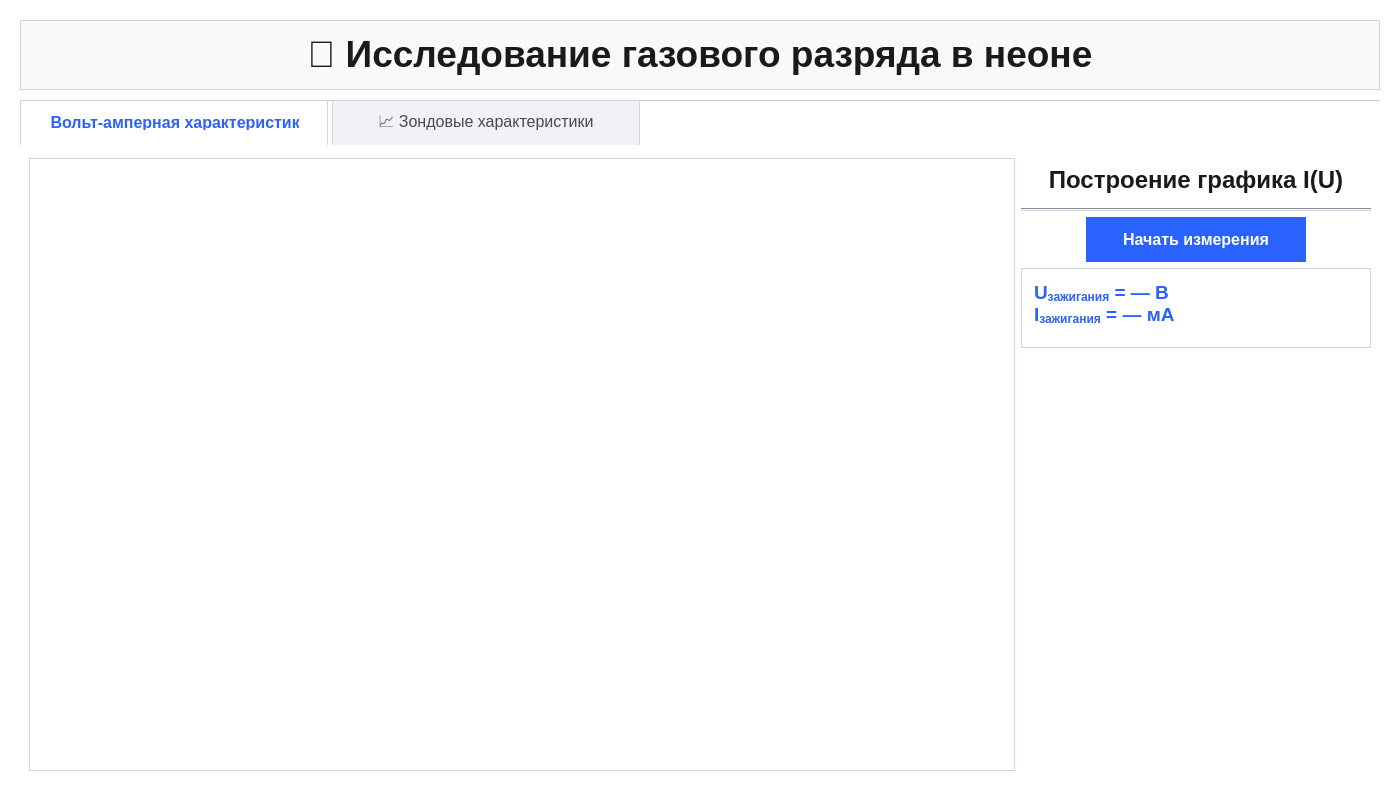
<?xml version="1.0" encoding="UTF-8"?>
<ui version="4.0">
 <class>Widget</class>
 <widget class="QWidget" name="Widget">
  <property name="geometry">
   <rect>
    <x>0</x>
    <y>0</y>
    <width>1400</width>
    <height>800</height>
   </rect>
  </property>
  <property name="windowTitle">
   <string>Лабораторная работа: Исследование газового разряда</string>
  </property>
  <property name="styleSheet">
   <string notr="true">QWidget {
    background-color: #ffffff;
    color: #1a1a1a;
    font-family: 'Segoe UI';
    font-size: 10pt;
}
QTextBrowser {
    background-color: #f8f9fa;
    border: 1px solid #d0d5dd;
    border-radius: 0px;
    color: #1a1a1a;
    padding: 8px;
    font-size: 11pt;
}
QProgressBar {
    border: 2px solid #d0d5dd;
    border-radius: 0px;
    background-color: #f0f2f5;
    text-align: center;
    color: #1a1a1a;
    font-weight: bold;
    font-size: 11pt;
}
QProgressBar::chunk {
    background-color: #2962FF;
    border-radius: 0px;
}
QTabWidget::pane {
    border: none;
    background-color: #ffffff;
    border-radius: 0px;
    margin-top: 4px;
}
QTabWidget::tab-bar {
    alignment: center;
}
QTabBar::tab {
    background-color: #f0f2f5;
    border: 1px solid #d0d5dd;
    border-bottom: none;
    border-top-left-radius: 0px;
    border-top-right-radius: 0px;
    padding: 14px 28px;
    margin-right: 4px;
    font-size: 12pt;
    color: #4a4a4a;
    min-width: 250px;
}
QTabBar::tab:selected {
    background-color: #ffffff;
    color: #2962FF;
    font-weight: bold;
    border: 1px solid #d0d5dd;
    border-bottom: 1px solid #ffffff;
}
QTabBar::tab:hover {
    background-color: #e4e7eb;
}
QGraphicsView {
    border: 2px solid #d0d5dd;
    border-radius: 0px;
    background-color: #ffffff;
    color: #1a1a1a;
}
QPushButton {
    background-color: #2962FF;
    color: white;
    border: none;
    border-radius: 0px;
    padding: 12px 24px;
    font-weight: bold;
    font-size: 11pt;
}
QPushButton:hover {
    background-color: #1e4bd9;
}
QLabel {
    color: #1a1a1a;
    font-weight: bold;
    font-size: 12pt;
}
QDoubleSpinBox {
    background-color: #ffffff;
    color: #1a1a1a;
    border: 1px solid #d0d5dd;
    border-radius: 0px;
    padding: 5px;
    font-size: 12pt;
    min-height: 40px;
}
QDoubleSpinBox::up-button, QDoubleSpinBox::down-button {
    width: 20px;
    background-color: #f0f2f5;
    border: 1px solid #d0d5dd;
    border-radius: 0px;
}
QDoubleSpinBox::up-button:hover, QDoubleSpinBox::down-button:hover {
    background-color: #e4e7eb;
}
QTableWidget {
    background-color: #ffffff;
    color: #1a1a1a;
    gridline-color: #e0e0e0;
    border: 1px solid #d0d5dd;
}
QTableWidget QHeaderView::section {
    background-color: #f8f9fa;
    color: #2962FF;
    padding: 4px;
    border: 1px solid #e0e0e0;
    font-weight: bold;
}</string>
  </property>
  <widget class="QTextBrowser" name="textBrowser">
   <property name="geometry">
    <rect>
     <x>20</x>
     <y>20</y>
     <width>1360</width>
     <height>70</height>
    </rect>
   </property>
   <property name="html">
    <string>&lt;!DOCTYPE HTML PUBLIC &quot;-//W3C//DTD HTML 4.0//EN&quot; &quot;http://www.w3.org/TR/REC-html40/strict.dtd&quot;&gt;
&lt;html&gt;&lt;head&gt;&lt;meta name=&quot;qrichtext&quot; content=&quot;1&quot; /&gt;&lt;meta charset=&quot;utf-8&quot; /&gt;&lt;style type=&quot;text/css&quot;&gt;
p, li { white-space: pre-wrap; }
hr { height: 1px; border-width: 0; }
li.unchecked::marker { content: &quot;\2610&quot;; }
li.checked::marker { content: &quot;\2612&quot;; }
&lt;/style&gt;&lt;/head&gt;&lt;body style=&quot; font-family:'Segoe UI'; font-size:10pt; font-weight:400; font-style:normal;&quot;&gt;
&lt;p align=&quot;center&quot; style=&quot; margin-top:12px; margin-bottom:12px; margin-left:0px; margin-right:0px; -qt-block-indent:0; text-indent:0px;&quot;&gt;&lt;span style=&quot; font-family:'Georgia'; font-size:28pt; font-weight:600; color:#1a1a1a;&quot;&gt;🔬 Исследование газового разряда в неоне&lt;/span&gt;&lt;/p&gt;&lt;/body&gt;&lt;/html&gt;</string>
   </property>
  </widget>

  <!-- Вкладки -->
  <widget class="QTabWidget" name="tabWidget">
   <property name="geometry">
    <rect>
     <x>20</x>
     <y>100</y>
     <width>1360</width>
     <height>680</height>
    </rect>
   </property>
   <property name="currentIndex">
    <number>0</number>
   </property>
   <property name="documentMode">
    <bool>true</bool>
   </property>

   <!-- Вкладка 1: График I(U) -->
   <widget class="QWidget" name="tab_iu">
    <attribute name="title">
     <string>⚡Вольт-амперная характеристика</string>
    </attribute>
    <layout class="QHBoxLayout" name="horizontalLayout_2">
     <!-- Левая часть: ТОЛЬКО таблица -->
     <item>
      <widget class="QTableWidget" name="table_points_iu">
       <property name="editTriggers">
        <set>QAbstractItemView::NoEditTriggers</set>
       </property>
       <property name="selectionBehavior">
        <enum>QAbstractItemView::SelectRows</enum>
       </property>
       <property name="sizePolicy">
        <sizepolicy hsizetype="Expanding" vsizetype="Expanding">
         <horstretch>0</horstretch>
         <verstretch>1</verstretch>
        </sizepolicy>
       </property>
      </widget>
     </item>

     <!-- Правая панель: управление -->
     <item>
      <layout class="QVBoxLayout" name="controlPanelLayout_IU">
       <!-- Заголовок -->
       <item>
        <widget class="QLabel" name="label_graphTitle_IU">
         <property name="text">
          <string>Построение графика I(U)</string>
         </property>
         <property name="alignment">
          <set>Qt::AlignCenter</set>
         </property>
         <property name="styleSheet">
          <string notr="true">font-size: 18pt; font-weight: bold; color: #1a1a1a; padding: 8px;</string>
         </property>
        </widget>
       </item>
       <item>
        <widget class="Line" name="line_iu">
         <property name="orientation">
          <enum>Qt::Horizontal</enum>
         </property>
         <property name="styleSheet">
          <string notr="true">background-color: #d0d5dd;</string>
         </property>
        </widget>
       </item>

       <!-- Кнопка -->
       <item alignment="Qt::AlignCenter">
        <widget class="QPushButton" name="startButton_IU">
         <property name="text">
          <string>Начать измерения</string>
         </property>
         <property name="minimumSize">
          <size>
           <width>220</width>
           <height>45</height>
          </size>
         </property>
         <property name="styleSheet">
          <string notr="true">background-color: #2962FF;
color: white;
border: none;
font-weight: bold;
font-size: 12pt;
padding: 10px;</string>
         </property>
        </widget>
       </item>

       <!-- Поле U/I зажигания -->
       <item>
        <widget class="QTextBrowser" name="textBrowser_U_I_zag">
         <property name="minimumSize">
          <size>
           <width>350</width>
           <height>80</height>
          </size>
         </property>
         <property name="maximumSize">
          <size>
           <width>350</width>
           <height>80</height>
          </size>
         </property>
         <property name="styleSheet">
          <string notr="true">background-color: #ffffff;
border: 1px solid #d0d5dd;
color: #2962FF;
font-size: 14pt;
font-weight: bold;
padding: 8px;</string>
         </property>
         <property name="html">
          <string>&lt;html&gt;&lt;head/&gt;&lt;body&gt;&lt;p&gt;U&lt;sub&gt;зажигания&lt;/sub&gt; = — В&lt;br&gt;I&lt;sub&gt;зажигания&lt;/sub&gt; = — мА&lt;/p&gt;&lt;/body&gt;&lt;/html&gt;</string>
         </property>
         <property name="verticalScrollBarPolicy">
          <enum>Qt::ScrollBarAlwaysOff</enum>
         </property>
         <property name="horizontalScrollBarPolicy">
          <enum>Qt::ScrollBarAlwaysOff</enum>
         </property>
        </widget>
       </item>

       <item>
        <spacer name="verticalSpacer_IU">
         <property name="orientation">
          <enum>Qt::Vertical</enum>
         </property>
         <property name="sizeHint" stdset="0">
          <size>
           <width>20</width>
           <height>40</height>
          </size>
         </property>
        </spacer>
       </item>
      </layout>
     </item>
    </layout>
   </widget>

   <!-- Вкладка 2: ВАХ зонда -->
   <widget class="QWidget" name="tab_2">
    <attribute name="title">
     <string>📈 Зондовые характеристики</string>
    </attribute>
    <layout class="QHBoxLayout" name="horizontalLayout_tab2">
     <!-- Левая панель: таблицы -->
     <item>
      <layout class="QVBoxLayout" name="leftPanelLayout">
       <!-- Верхняя таблица -->
       <item>
        <widget class="QTableWidget" name="table_points">
         <property name="editTriggers">
          <set>QAbstractItemView::NoEditTriggers</set>
         </property>
         <property name="selectionBehavior">
          <enum>QAbstractItemView::SelectRows</enum>
         </property>
         <property name="sizePolicy">
          <sizepolicy hsizetype="Expanding" vsizetype="Expanding">
           <horstretch>0</horstretch>
           <verstretch>1</verstretch>
          </sizepolicy>
         </property>
        </widget>
       </item>

       <!-- Заполнитель -->
       <item>
        <spacer name="verticalSpacerTop">
         <property name="orientation">
          <enum>Qt::Vertical</enum>
         </property>
         <property name="sizeType">
          <enum>QSizePolicy::Expanding</enum>
         </property>
         <property name="sizeHint" stdset="0">
          <size>
           <width>20</width>
           <height>0</height>
          </size>
         </property>
        </spacer>
       </item>

       <!-- Заголовок: "Параметры плазмы" -->
       <item>
        <widget class="QLabel" name="label_probe_params">
         <property name="text">
          <string>Параметры плазмы</string>
         </property>
         <property name="alignment">
          <set>Qt::AlignCenter</set>
         </property>
         <property name="styleSheet">
          <string notr="true">font-size: 14pt; font-weight: bold; color: #2962FF; padding: 3px; background-color: #f8f9fa; border: 1px solid #d0d5dd;</string>
         </property>
         <property name="maximumHeight">
          <number>40</number>
         </property>
        </widget>
       </item>

       <!-- Нижняя таблица -->
       <item>
        <widget class="QTableWidget" name="table_params">
         <property name="editTriggers">
          <set>QAbstractItemView::NoEditTriggers</set>
         </property>
         <property name="selectionBehavior">
          <enum>QAbstractItemView::SelectRows</enum>
         </property>
         <property name="sizeAdjustPolicy">
          <enum>QAbstractScrollArea::AdjustToContents</enum>
         </property>
         <property name="sizePolicy">
          <sizepolicy hsizetype="Expanding" vsizetype="Minimum">
           <horstretch>0</horstretch>
           <verstretch>0</verstretch>
          </sizepolicy>
         </property>
        </widget>
       </item>
      </layout>
     </item>

     <!-- Правая панель: управление -->
     <item>
      <layout class="QVBoxLayout" name="controlPanelLayout">
       <item>
        <widget class="QLabel" name="label_graphTitle">
         <property name="text">
          <string>Построение графика I(U)
для зонда</string>
         </property>
         <property name="alignment">
          <set>Qt::AlignCenter</set>
         </property>
         <property name="styleSheet">
          <string notr="true">font-size: 18pt; font-weight: bold; color: #1a1a1a; padding: 12px 8px;</string>
         </property>
        </widget>
       </item>
       <item>
        <widget class="Line" name="line">
         <property name="orientation">
          <enum>Qt::Horizontal</enum>
         </property>
         <property name="styleSheet">
          <string notr="true">background-color: #d0d5dd;</string>
         </property>
        </widget>
       </item>

       <!-- Ток разряда -->
       <item>
        <layout class="QHBoxLayout" name="layout_discharge_current">
         <item>
          <widget class="QLabel" name="label_discharge_current">
           <property name="text">
            <string>Ток разряда (мкА):</string>
           </property>
           <property name="styleSheet">
            <string notr="true">font-size: 12pt; font-weight: bold; color: #1a1a1a;</string>
           </property>
          </widget>
         </item>
         <item>
          <widget class="QDoubleSpinBox" name="spinBox_discharge_current">
           <property name="suffix">
            <string> мкА</string>
           </property>
           <property name="minimum">
            <double>-500.000000000000000</double>
           </property>
           <property name="maximum">
            <double>500.000000000000000</double>
           </property>
           <property name="value">
            <double>0.000000000000000</double>
           </property>
           <property name="singleStep">
            <double>10.000000000000000</double>
           </property>
           <property name="minimumSize">
            <size>
             <width>180</width>
             <height>40</height>
            </size>
           </property>
          </widget>
         </item>
        </layout>
       </item>

       <!-- Модуль напряжения -->
       <item>
        <layout class="QHBoxLayout" name="layout_voltage">
         <item>
          <widget class="QLabel" name="label_voltage">
           <property name="text">
            <string>Модуль напряжения (В):</string>
           </property>
           <property name="styleSheet">
            <string notr="true">font-size: 12pt; font-weight: bold; color: #1a1a1a;</string>
           </property>
          </widget>
         </item>
         <item>
          <widget class="QDoubleSpinBox" name="spinBox_voltage">
           <property name="suffix">
            <string> В</string>
           </property>
           <property name="minimum">
            <number>0</number>
           </property>
           <property name="maximum">
            <number>25</number>
           </property>
           <property name="value">
            <number>0</number>
           </property>
           <property name="singleStep">
            <number>1</number>
           </property>
           <property name="minimumSize">
            <size>
             <width>120</width>
             <height>40</height>
            </size>
           </property>
          </widget>
         </item>
        </layout>
       </item>

       <!-- Кнопка -->
       <item alignment="Qt::AlignCenter">
        <widget class="QPushButton" name="startButton">
         <property name="text">
          <string>Начать измерения</string>
         </property>
         <property name="minimumSize">
          <size>
           <width>220</width>
           <height>45</height>
          </size>
         </property>
         <property name="styleSheet">
          <string notr="true">background-color: #2962FF;
color: white;
border: none;
font-weight: bold;
font-size: 12pt;
padding: 10px;</string>
         </property>
        </widget>
       </item>

       <item>
        <spacer name="verticalSpacerRight">
         <property name="orientation">
          <enum>Qt::Vertical</enum>
         </property>
         <property name="sizeHint" stdset="0">
          <size>
           <width>20</width>
           <height>40</height>
          </size>
         </property>
        </spacer>
       </item>
      </layout>
     </item>
    </layout>
   </widget>
  </widget>
 </widget>
 <resources/>
 <connections/>
</ui>
